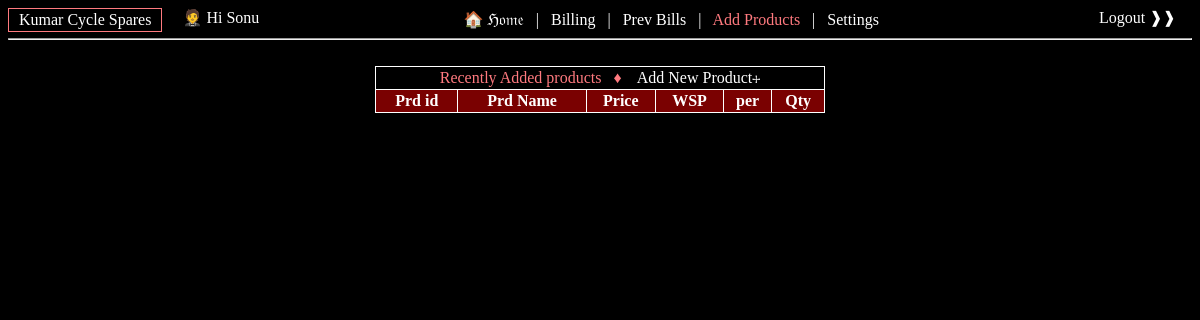
Before: /add/ (signed in) with the older database file.
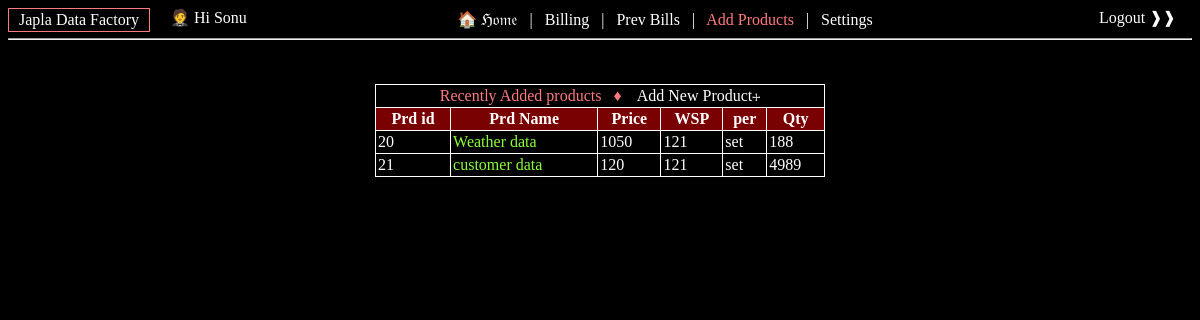
After: the same page with the newer database file.
### stores_app/models.py (models this page shows)
class store(models.Model):
    name = models.CharField(max_length=50)
    address = models.CharField(max_length=100)
    cash_value = models.IntegerField(default=0)
    activeFlag = models.CharField(max_length=1, default='Y')
    creator = models.ForeignKey(User, on_delete=models.SET_NULL, blank=True, null=True) # Store Owner
    def __str__(self):
        return self.name

### products/models.py (models this page shows, shortened)
class product(models.Model):
	store = models.ForeignKey(store, on_delete=models.SET_NULL, blank=True, null=True)
	name = models.CharField(max_length=81)
	price = models.IntegerField()
	WS_price = models.IntegerField(null=True, blank=True, default=121)
	choices = (('piece','piece'),('dozen','dozen'),('gross','gross'),('half gross','half gross'),('Kg','Kg'),('packet','packet')
				,('set','set'))
	unit = models.CharField(choices=choices,max_length=21,default='piece')
	tags = models.CharField(max_length=150,help_text='A list of comma seperated tags')
	available_qty = models.IntegerField(default=0)

### products/views.py (the view, shortened to what this page needs)
# urls.py: path('add/',views.add_product, name="add_product"),
@login_required(login_url='/login/')
def add_product(request):
    data = {}
    emp_obj = store_emp.objects.all().filter(emp_obj=request.user).first()
    store_obj = get_store_obj(request.user)
    data['store_obj'] = store_obj
    data['products'] = list(product.objects.all().filter(store=get_store_obj(request.user)).order_by('name'))[:50]
    if not has_group(request, 'store_manager'):
        return redirect('/home/')
    else:
        return render(request,'add_product.html',data)

### products/templatetags/extra_filters.py (called while the page is built)
@register.filter(name='has_group')
def has_group(request, group_name):
    groups = [str(group) for group in request.user.groups.all()]
    return True if group_name in groups else False

### products/views.py (called while the page is built)
def get_store_obj(user_obj):
    emp_obj = store_emp.objects.all().filter(emp_obj=user_obj).first()
    return emp_obj.store_obj if emp_obj is not None else "Store not available"

### products/templates/add_product.html (shortened to what this page needs)
{% load static %}
{% load extra_filters %}
<html>
<head>
<link rel="stylesheet" href="{% static 'bootstrap/css/jquery-ui.css' %}">
</head>
<body bgcolor="#000;">
	<div class="t_w" style="float: left; padding:2px; border: 1px solid #ff7a7f; ">&ensp;{{store_obj}}&ensp; </div>
	<div class="t_w" style="float: left; "> &ensp;&ensp; &#129333;  Hi {{user}} &ensp;&ensp;&ensp;&ensp;</div>
	<center class="t_w">
		<a href="/" class="t_w t_hover">  &#127968; &Hfr;&ofr;&mfr;&efr;<a/> &ensp;|&ensp;
		<a href="/bill/" class="t_w t_hover">Billing</a> &ensp;|&ensp;
		<a href="/prev_bill/" class="t_w t_hover">Prev Bills</a>
		{% if request|has_group:'store_manager' %}
			&ensp;|&ensp; <a href="/add/" class="t_w t_hover" style="color:#ff7a7f;">Add Products</a>
		{% endif %}
		{% if user.is_superuser %}
			&ensp;|&ensp; <a href="/settings/" class="t_w t_hover">Settings</a>
		{% endif %}
		<a href="/logout/" class="t_w t_hover" style="float:inline-end;">&ensp;&ensp;&ensp;&ensp;&ensp;&ensp; Logout &#10097;&#10097;&ensp;&ensp; </a>
		<hr/>
	</center>
<center class="t_w">
<div style="width:450px;overflow-y: auto; scrollbar-width: none; -ms-overflow-style: none; height: 200px;" id="all_products">
	<table class="t_w" style="width:450px;">
	<tr>
		<td colspan=6>
			<center style="color:#ff7a7f;">
				Recently Added products&ensp;  &#9830; &ensp;
				<span id="btn_add_prd" class="t_hover">Add New Product&#10750;</span>
			</center></td>
	</tr>
	<tr style="background-color: rgb(122, 1, 1); position: sticky; top: 1; z-index: 1;">
		<th> Prd id </th>
		<th> Prd Name </th>
		<th> Price </th>
		<th> WSP </th>
		<th> per </th>
		<th> Qty</th>
	</tr>
	{% for product in products %}
	<tr style="color:white;">
		<td>{{product.id}}</td> &ensp;
		<td class = "prdnm" id="row{{product.id}}"><span style="color:#89ff36;">{{product.name}}</span></td> &ensp;
		<td>{{product.price}}</td> &ensp;
		<td>{{product.WS_price}}</td> &ensp;
		<td>{{product.unit}}</td> &ensp;
		<td>{{product.available_qty}}</td>
	</tr>
	{% endfor %}
	</table>
</div>
</center>
</body>
</html>

Changed rows visible on the page:
no longer on this page (row edited): store: name "Kumar Cycle Spares"
now on this page (row edited): store: name "Japla Data Factory"
added product: id "20", name "Weather data", price "1050", WS_price "121", unit "set", available_qty "188"
added product: id "21", name "customer data", price "120", WS_price "121", unit "set", available_qty "4989"
